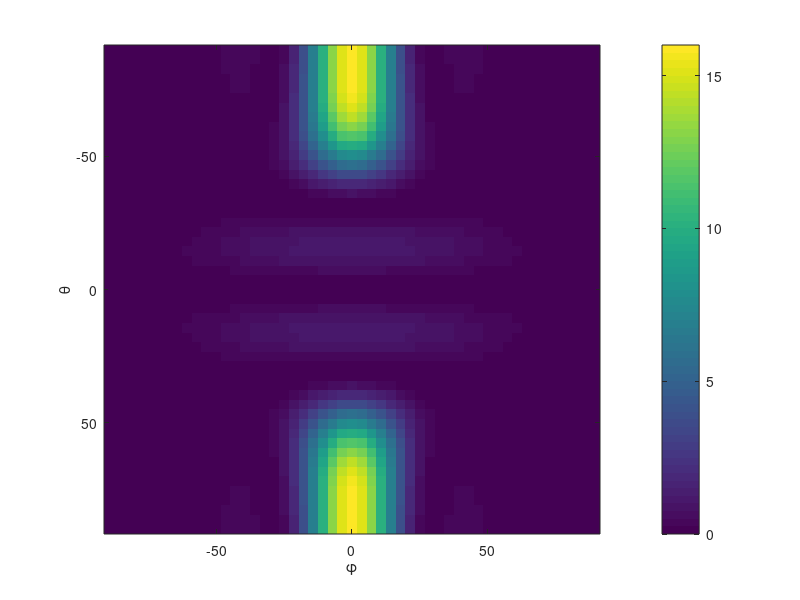

Recreate this plot in MATLAB.
%Power Array factor is calculated and plotted
%Code can be extended for larger arrays
clc
clear



TX_ant_w=16;             % Number of antennas in width
TX_ant_h=16;             % Number of antennas in height
N_ant_TX=TX_ant_w*TX_ant_h;

angle_az_deg = 90;     % Azimuth angle to point (theta)
angle_el_deg = 90;     % Elevation angle to point (phi)

% Calculating steering vectors (see Antoine Roze's thesis)
steering_vector_h=exp(-1i*pi*sin(angle_el_deg*pi/180)*[1:TX_ant_h]);
steering_vector_w=exp(-1i*pi*sin(angle_az_deg*pi/180)*cos(angle_el_deg*pi/180)*[1:TX_ant_w]);

steering_matrix=kron(steering_vector_w,steering_vector_h.');
%constants
c=3e8;
f=1.8e9;
lambda=c/f;
dx=lambda/2; %distance between elements (X)
dy=lambda/2;%distance between elements (Y)
AB=[1 1 1 1;
    1 1 1 1;
    1 1 1 1;
    1 1 1 1]; % Array amplitudes
AB_phase=[0 0 0 0;
          0 0 0 0;
          0 0 0 0;
          0 0 0 0]*pi/180; %Array phases
AB_coe=AB.*(cos(AB_phase)+j*sin(AB_phase));
AB_coe=steering_matrix;
total_power= ( sum(sum(AB.^2)) ); 
%AF calculation
theta0=[-pi/2:pi/50:pi/2];
phi0=[-pi/2:pi/50:pi/2];
[phi,theta]=meshgrid(phi0,theta0);
sinU=sin(theta).*cos(phi);
sinV=sin(theta).*sin(phi);
AF_Field=0;
for n=1:4
    for m=1:4
        AF_Field = AB_coe(n,m)*exp(j*2*pi*(n-1)/lambda*dx*(sinU)).*exp(j*2*pi*(m-1)/lambda*dy*(sinV)) + AF_Field; 
    end
end
AF_power=AF_Field.^2;
AF_power_normalized=AF_power/total_power;
%Plotting
%mesh(phi0*180/pi,theta0*180/pi,20*log10(abs(AF)))
axis([0 360 0 180 -10 6])
imagesc(phi0*180/pi,theta0*180/pi,(abs(AF_power_normalized))), colorbar
xlabel('\phi')
ylabel('\theta')
shading interp